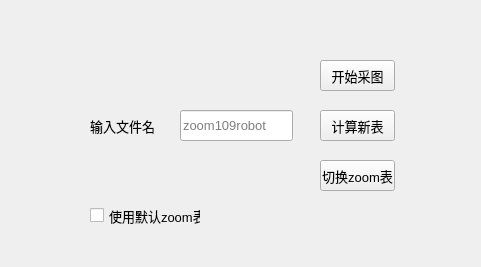
<?xml version="1.0" encoding="UTF-8"?>
<ui version="4.0">
 <class>CollectStandardizationWidget</class>
 <widget class="QWidget" name="CollectStandardizationWidget">
  <property name="geometry">
   <rect>
    <x>0</x>
    <y>0</y>
    <width>481</width>
    <height>267</height>
   </rect>
  </property>
  <property name="windowTitle">
   <string>Form</string>
  </property>
  <widget class="QPushButton" name="pB_StartCollectPhoto">
   <property name="geometry">
    <rect>
     <x>320</x>
     <y>60</y>
     <width>75</width>
     <height>31</height>
    </rect>
   </property>
   <property name="font">
    <font>
     <pointsize>10</pointsize>
    </font>
   </property>
   <property name="text">
    <string>开始采图</string>
   </property>
  </widget>
  <widget class="QLineEdit" name="lE_TxtName">
   <property name="geometry">
    <rect>
     <x>180</x>
     <y>110</y>
     <width>113</width>
     <height>31</height>
    </rect>
   </property>
   <property name="font">
    <font>
     <pointsize>10</pointsize>
    </font>
   </property>
   <property name="placeholderText">
    <string>zoom109robot</string>
   </property>
  </widget>
  <widget class="QPushButton" name="pB_CalculateZoomValue">
   <property name="geometry">
    <rect>
     <x>320</x>
     <y>110</y>
     <width>75</width>
     <height>31</height>
    </rect>
   </property>
   <property name="font">
    <font>
     <pointsize>10</pointsize>
    </font>
   </property>
   <property name="text">
    <string>计算新表</string>
   </property>
  </widget>
  <widget class="QLabel" name="label">
   <property name="geometry">
    <rect>
     <x>90</x>
     <y>110</y>
     <width>81</width>
     <height>31</height>
    </rect>
   </property>
   <property name="font">
    <font>
     <pointsize>10</pointsize>
    </font>
   </property>
   <property name="text">
    <string>输入文件名</string>
   </property>
  </widget>
  <widget class="QPushButton" name="pB_CutZoomTxt">
   <property name="geometry">
    <rect>
     <x>320</x>
     <y>160</y>
     <width>75</width>
     <height>31</height>
    </rect>
   </property>
   <property name="font">
    <font>
     <pointsize>10</pointsize>
    </font>
   </property>
   <property name="text">
    <string>切换zoom表</string>
   </property>
  </widget>
  <widget class="QCheckBox" name="cB_DefaultsTxt">
   <property name="geometry">
    <rect>
     <x>90</x>
     <y>200</y>
     <width>111</width>
     <height>31</height>
    </rect>
   </property>
   <property name="font">
    <font>
     <pointsize>10</pointsize>
    </font>
   </property>
   <property name="text">
    <string>使用默认zoom表</string>
   </property>
   <property name="checkable">
    <bool>true</bool>
   </property>
   <property name="checked">
    <bool>false</bool>
   </property>
  </widget>
 </widget>
 <resources/>
 <connections/>
</ui>
